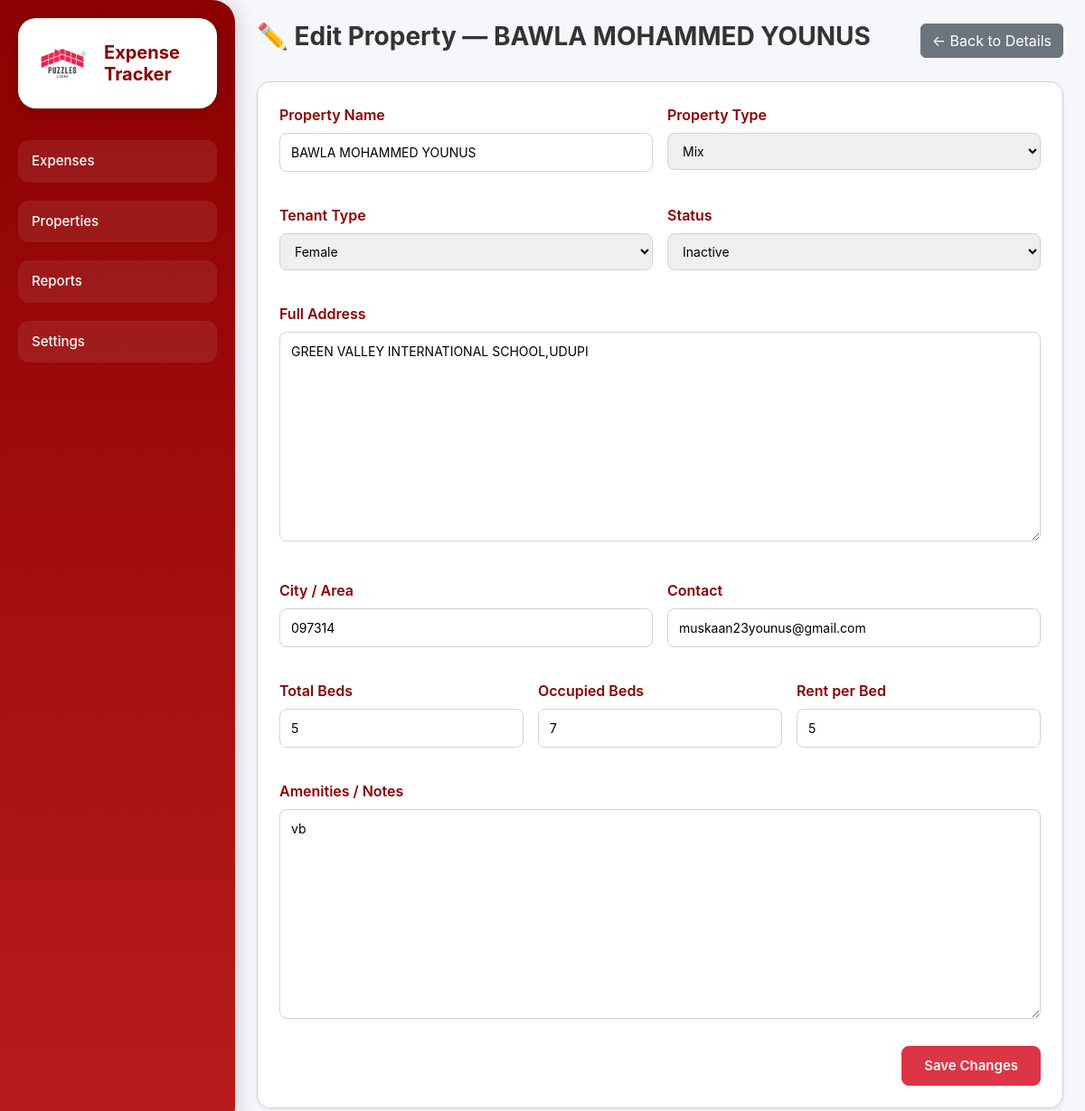
/expenses/properties/2/edit/, run on the app's committed database.
### expenses/models.py (models this page shows, shortened)
class Property(models.Model):
    PROPERTY_TYPES = (
        ('Student Living', 'Student Living'),
        ('Mix', 'Mix'),
        ('PG', 'PG'),
    )
    TENANT_TYPES = (
        ('Male', 'Male'),
        ('Female', 'Female'),
        ('Any', 'Any'),
    )
    STATUS_CHOICES = (
        ('Live', 'Live'),
        ('Inactive', 'Inactive'),
    )
    name = models.CharField(max_length=200)
    type = models.CharField(max_length=50, choices=PROPERTY_TYPES)
    tenant_type = models.CharField(max_length=20, choices=TENANT_TYPES)
    status = models.CharField(max_length=20, choices=STATUS_CHOICES)
    address = models.TextField()
    city = models.CharField(max_length=100)
    contact = models.CharField(max_length=100, blank=True, null=True)
    total_beds = models.PositiveIntegerField(default=0)
    occupied_beds = models.PositiveIntegerField(default=0)
    rent_per_bed = models.PositiveIntegerField(default=0, blank=True, null=True)
    amenities = models.TextField(blank=True, null=True)
    created_at = models.DateTimeField(auto_now_add=True)

### expenses/views.py (the view)
# urls.py: path('properties/<int:id>/edit/', views.edit_property, name='edit_property'),
def edit_property(request, id):
    property_obj = get_object_or_404(Property, id=id)
    if request.method == 'POST':
        form = PropertyForm(request.POST, instance=property_obj)
        files = request.FILES.getlist('images')
        if form.is_valid():
            form.save()
            for file in files:
                PropertyImage.objects.create(property=property_obj, image=file)
            return redirect('property_detail', id=id)
    else:
        form = PropertyForm(instance=property_obj)
    return render(request, 'expenses/edit_property.html', {
        'form': form,
        'property': property_obj,
        'images': property_obj.images.all()
    })

### expenses/forms.py
class PropertyForm(forms.ModelForm):
    class Meta:
        model = Property
        fields = '__all__'

### expenses/templates/expenses/edit_property.html (shortened to what this page needs)
{% load static %}
<!DOCTYPE html>
<html lang="en">
<head>
    <link rel="stylesheet" href="https://cdn.jsdelivr.net/npm/bootstrap@5.3.3/dist/css/bootstrap.min.css">
    <link rel="stylesheet" href="https://cdn.jsdelivr.net/npm/bootstrap-icons@1.11.3/font/bootstrap-icons.css">
    <link rel="stylesheet" href="{% static 'expenses/css/edit_property.css' %}">
    <link rel="stylesheet" href="{% static 'expenses/css/sidebar.css' %}">
</head>
<body>
    {% include 'expenses/sidebar.html' %}
    <div class="main-content p-4">
        <div class="d-flex justify-content-between align-items-center mb-4">
            <h3 class="fw-bold">✏️ Edit Property — {{ property.name }}</h3>
            <a href="{% url 'property_detail' property.id %}" class="btn btn-secondary">
                ← Back to Details
            </a>
        </div>
        <div class="card p-4 shadow-sm form-card">
            <form method="POST" enctype="multipart/form-data">
                <div class="row g-3">
                    <div class="col-md-6">
                        <label class="form-label">Property Name</label>
                        {{ form.name }}
                    </div>
                    <div class="col-md-6">
                        <label class="form-label">Property Type</label>
                        {{ form.type }}
                    </div>
                    <div class="col-md-6">
                        <label class="form-label">Tenant Type</label>
                        {{ form.tenant_type }}
                    </div>
                    <div class="col-md-6">
                        <label class="form-label">Status</label>
                        {{ form.status }}
                    </div>
                    <div class="col-12">
                        <label class="form-label">Full Address</label>
                        {{ form.address }}
                    </div>
                    <div class="col-md-6">
                        <label class="form-label">City / Area</label>
                        {{ form.city }}
                    </div>
                    <div class="col-md-6">
                        <label class="form-label">Contact</label>
                        {{ form.contact }}
                    </div>
                    <div class="col-md-4">
                        <label class="form-label">Total Beds</label>
                        {{ form.total_beds }}
                    </div>
                    <div class="col-md-4">
                        <label class="form-label">Occupied Beds</label>
                        {{ form.occupied_beds }}
                    </div>
                    <div class="col-md-4">
                        <label class="form-label">Rent per Bed</label>
                        {{ form.rent_per_bed }}
                    </div>
                    <div class="col-12">
                        <label class="form-label">Amenities / Notes</label>
                        {{ form.amenities }}
                    </div>
                </div>
                <div class="d-flex justify-content-end mt-4">
                    <button class="btn btn-primary px-4">Save Changes</button>
                </div>
            </form>
        </div>
    </div>
</body>
</html>

### static/expenses/css/edit_property.css (style rules this page uses)
* { margin: 0; padding: 0; box-sizing: border-box; }
body { font-family: 'Inter', sans-serif; background: #f5f7fb; color: #333; }
.main-content { margin-left: 90px; padding: 100px 30px 40px; }
.form-card { background: #fff; border-radius: 15px; box-shadow: 0 4px 20px rgba(0, 0, 0, 0.1); max-width: 900px; margin: auto; padding: 30px; }
.form-card .form-label { font-weight: 600; color: #8b0000; }
.form-card input, .form-card textarea, .form-card select { width: 100%; border-radius: 8px; border: 1px solid #ced4da; padding: 10px 12px; font-size: 14px; transition: border-color 0.3s ease, box-shadow 0.3s ease; }
.form-card textarea { min-height: 80px; resize: vertical; }
.form-card .row.g-3 { row-gap: 20px; }
button.btn-primary { background-color: #dc3545; border-color: #dc3545; padding: 10px 22px; font-size: 15px; font-weight: 600; border-radius: 8px; transition: all 0.3s ease; display: inline-block; }

### static/expenses/css/sidebar.css (style rules this page uses)
.main-content, .content, .page-content, .report-container { margin-left: 260px !important; padding: 40px; }

### data on the page
Property: name "BAWLA MOHAMMED YOUNUS", type "Mix", tenant_type "Female", status "Inactive", address "GREEN VALLEY INTERNATIONAL SCHOOL,UDUPI", city "097314", contact "muskaan23younus@gmail.com", total_beds "5", occupied_beds "7", rent_per_bed "5", amenities "vb"
